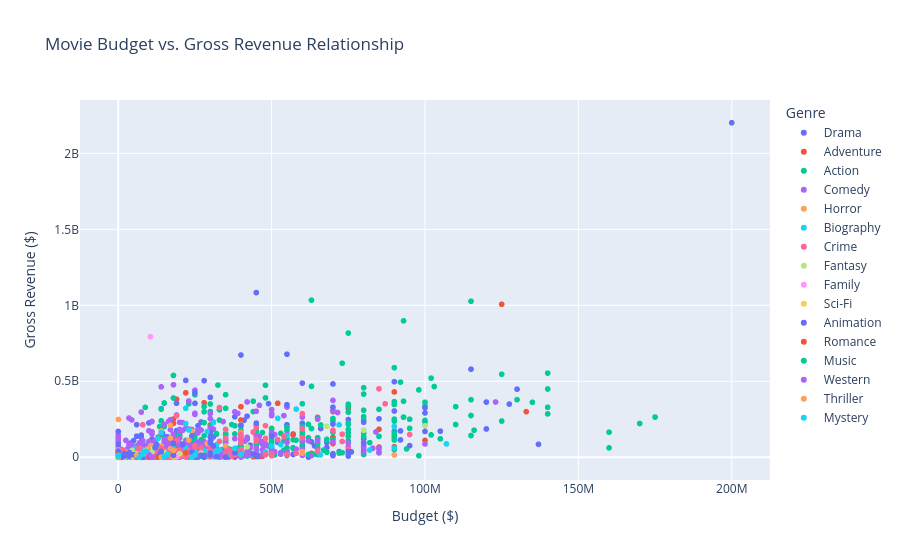

The cell this chart's notebook holds for it:
### Code cell
import plotly.express as px

# Create the scatter plot
fig4 = px.scatter(
    df,
    x='budget',
    y='gross',
    color='genre',       # Color the points by genre
    hover_name='name',   # Display the movie name when hovering over a point
    title='Movie Budget vs. Gross Revenue Relationship',
    labels={'budget': 'Budget ($)', 'gross': 'Gross Revenue ($)', 'genre': 'Genre'}
)

# Display the chart
fig4.show()

### Figure 1 — Plotly figure (JSON) as saved in the notebook; plotly's stock layout.template omitted (floating-point values rounded to 4 significant figures; data arrays with more than 128 entries replaced by an {"elided": "..."} marker saying what was removed)
{"data": [{"hovertemplate": "<b>%{hovertext}</b><br><br>Genre=Drama<br>Budget ($)=%{x}<br>Gross Revenue ($)=%{y}<extra></extra>", "hovertext": {"elided": "789 str values"}, "legendgroup": "Drama", "marker": {"color": "#636efa", "symbol": "circle"}, "mode": "markers", "name": "Drama", "showlegend": true, "type": "scattergl", "x": {"elided": "789 int values"}, "xaxis": "x", "y": {"elided": "789 float values"}, "yaxis": "y"}, {"hovertemplate": "<b>%{hovertext}</b><br><br>Genre=Adventure<br>Budget ($)=%{x}<br>Gross Revenue ($)=%{y}<extra></extra>", "hovertext": {"elided": "230 str values"}, "legendgroup": "Adventure", "marker": {"color": "#EF553B", "symbol": "circle"}, "mode": "markers", "name": "Adventure", "showlegend": true, "type": "scattergl", "x": {"elided": "230 int values"}, "xaxis": "x", "y": {"elided": "230 float values"}, "yaxis": "y"}, {"hovertemplate": "<b>%{hovertext}</b><br><br>Genre=Action<br>Budget ($)=%{x}<br>Gross Revenue ($)=%{y}<extra></extra>", "hovertext": {"elided": "773 str values"}, "legendgroup": "Action", "marker": {"color": "#00cc96", "symbol": "circle"}, "mode": "markers", "name": "Action", "showlegend": true, "type": "scattergl", "x": {"elided": "773 int values"}, "xaxis": "x", "y": {"elided": "773 float values"}, "yaxis": "y"}, {"hovertemplate": "<b>%{hovertext}</b><br><br>Genre=Comedy<br>Budget ($)=%{x}<br>Gross Revenue ($)=%{y}<extra></extra>", "hovertext": {"elided": "1348 str values"}, "legendgroup": "Comedy", "marker": {"color": "#ab63fa", "symbol": "circle"}, "mode": "markers", "name": "Comedy", "showlegend": true, "type": "scattergl", "x": {"elided": "1348 int values"}, "xaxis": "x", "y": {"elided": "1348 float values"}, "yaxis": "y"}, {"hovertemplate": "<b>%{hovertext}</b><br><br>Genre=Horror<br>Budget ($)=%{x}<br>Gross Revenue ($)=%{y}<extra></extra>", "hovertext": {"elided": "157 str values"}, "legendgroup": "Horror", "marker": {"color": "#FFA15A", "symbol": "circle"}, "mode": "markers", "name": "Horror", "showlegend": true, "type": "scattergl", "x": {"elided": "157 int values"}, "xaxis": "x", "y": {"elided": "157 float values"}, "yaxis": "y"}, {"hovertemplate": "<b>%{hovertext}</b><br><br>Genre=Biography<br>Budget ($)=%{x}<br>Gross Revenue ($)=%{y}<extra></extra>", "hovertext": {"elided": "173 str values"}, "legendgroup": "Biography", "marker": {"color": "#19d3f3", "symbol": "circle"}, "mode": "markers", "name": "Biography", "showlegend": true, "type": "scattergl", "x": {"elided": "173 int values"}, "xaxis": "x", "y": {"elided": "173 float values"}, "yaxis": "y"}, {"hovertemplate": "<b>%{hovertext}</b><br><br>Genre=Crime<br>Budget ($)=%{x}<br>Gross Revenue ($)=%{y}<extra></extra>", "hovertext": {"elided": "300 str values"}, "legendgroup": "Crime", "marker": {"color": "#FF6692", "symbol": "circle"}, "mode": "markers", "name": "Crime", "showlegend": true, "type": "scattergl", "x": {"elided": "300 int values"}, "xaxis": "x", "y": {"elided": "300 float values"}, "yaxis": "y"}, {"hovertemplate": "<b>%{hovertext}</b><br><br>Genre=Fantasy<br>Budget ($)=%{x}<br>Gross Revenue ($)=%{y}<extra></extra>", "hovertext": ["Xanadu", "Cat People", "Something Wicked This Way Comes", "Fright Night", "The Bride", "A Nightmare on Elm Street 3: Dream Warriors", "Creepshow 2", "The Gate", "Maid to Order", "Child's Play", "Pumpkinhead", "The Serpent and the Rainbow", "Lady in White", "Pet Sematary", "A Nightmare on Elm Street 5: The Dream Child", "I, Madman", "Gate 2: The Trespassers", "Freddy's Dead: The Final Nightmare", "Sleepwalkers", "Pet Sematary II", "Cronos", "New Nightmare", "The City of Lost Children", "Hideaway", "Thinner", "Wishmaster", "The Night Flier", "Dark City", "Sleepy Hollow", "The Haunting", "Vanilla Sky", "Thir13en Ghosts"], "legendgroup": "Fantasy", "marker": {"color": "#B6E880", "symbol": "circle"}, "mode": "markers", "name": "Fantasy", "showlegend": true, "type": "scattergl", "x": [20000000, 18000000, 19000000, 9000000, 13000000, 4500000, 3500000, 0, 3000000, 9000000, 3500000, 7000000, 4700000, 11500000, 6000000, 0, 6500000, 11000000, 15000000, 8000000, 2000000, 8000000, 18000000, 15000000, 8500000, 5000000, 1000000, 27000000, 100000000, 80000000, 68000000, 42000000], "xaxis": "x", "y": [22760000.0, 7000000.0, 8400000.0, 24920000.0, 3559000.0, 44790000.0, 14000000.0, 13540000.0, 9869000.0, 44200000.0, 4386000.0, 19600000.0, 1705000.0, 57470000.0, 22170000.0, NaN, 2033000.0, 34870000.0, 30520000.0, 17090000.0, 621400.0, 19720000.0, 1781000.0, 12200000.0, 15320000.0, 15740000.0, 125400.0, 27200000.0, 206100000.0, 177300000.0, 203400000.0, 68470000.0], "yaxis": "y"}, {"hovertemplate": "<b>%{hovertext}</b><br><br>Genre=Family<br>Budget ($)=%{x}<br>Gross Revenue ($)=%{y}<extra></extra>", "hovertext": ["The Watcher in the Woods", "E.T. the Extra-Terrestrial", "D.A.R.Y.L.", "One Magic Christmas", "Nutcracker", "The Nutcracker", "Miracle on 34th Street", "Lassie"], "legendgroup": "Family", "marker": {"color": "#FF97FF", "symbol": "circle"}, "mode": "markers", "name": "Family", "showlegend": true, "type": "scattergl", "x": [0, 10500000, 0, 0, 0, 19000000, 0, 0], "xaxis": "x", "y": [5000000.0, 792900000.0, 7841000.0, 13680000.0, 781700.0, 2120000.0, 46260000.0, 9980000.0], "yaxis": "y"}, {"hovertemplate": "<b>%{hovertext}</b><br><br>Genre=Sci-Fi<br>Budget ($)=%{x}<br>Gross Revenue ($)=%{y}<extra></extra>", "hovertext": ["Hangar 18", "Jekyll and Hyde... Together Again", "Kamikaze 89", "Brainstorm", "The Manhattan Project", "Hardware"], "legendgroup": "Sci-Fi", "marker": {"color": "#FECB52", "symbol": "circle"}, "mode": "markers", "name": "Sci-Fi", "showlegend": true, "type": "scattergl", "x": [11000000, 5000000, 0, 15000000, 18000000, 1500000], "xaxis": "x", "y": [NaN, 3792000.0, 22440.0, 10220000.0, 3900000.0, 5729000.0], "yaxis": "y"}, {"hovertemplate": "<b>%{hovertext}</b><br><br>Genre=Animation<br>Budget ($)=%{x}<br>Gross Revenue ($)=%{y}<extra></extra>", "hovertext": ["Bon Voyage, Charlie Brown (and Don't Come Back!!)", "The King and the Mockingbird", "The Fox and the Hound", "American Pop", "The Secret of NIMH", "The Last Unicorn", "Bugs Bunny's 3rd Movie: 1001 Rabbit Tales", "The Wizard of Oz", "Heidi's Song", "Fire and Ice", "Rock & Rule", "The Adventures of Pinocchio", "The Black Cauldron", "The Adventures of Mark Twain", "He-Man and She-Ra: The Secret of the Sword", "Starchaser: The Legend of Orin", "The Care Bears Movie", "Rainbow Brite and the Star Stealer", "Here Come the Littles", "An American Tail", "The Great Mouse Detective", "The Transformers: the Movie", "When the Wind Blows", "My Little Pony: The Movie", "Care Bears Movie II: A New Generation", "The Chipmunk Adventure", "Gandahar", "Who Framed Roger Rabbit", "Akira", "My Neighbor Totoro", "The Land Before Time", "Oliver & Company", "The Little Mermaid", "All Dogs Go to Heaven", "Little Nemo: Adventures in Slumberland", "Happily Ever After", "The Rescuers Down Under", "DuckTales the Movie: Treasure of the Lost Lamp", "Jetsons: The Movie", "Beauty and the Beast", "Only Yesterday", "An American Tail: Fievel Goes West", "Rock-A-Doodle", "The Princess and the Goblin", "Aladdin", "Cool World", "FernGully: The Last Rainforest", "Tom and Jerry: The Movie", "Bébé's Kids", "The Nightmare Before Christmas", "Batman: Mask of the Phantasm", "We're Back! A Dinosaur's Story", "Once Upon a Forest", "The Thief and the Cobbler", "The Lion King", "The Pagemaster", "Thumbelina", "The Swan Princess", "A Troll in Central Park", "Toy Story", "Pocahontas", "A Goofy Movie", "Ghost in the Shell", "Balto", "The Pebble and the Penguin", "Space Jam", "The Hunchback of Notre Dame", "James and the Giant Peach", "Beavis and Butt-Head Do America", "All Dogs Go to Heaven 2", "Hercules", "Princess Mononoke", "Anastasia", "Cats Don't Dance", "A Bug's Life", "Mulan", "The Prince of Egypt", "Antz", "Pokémon: The First Movie - Mewtwo Strikes Back", "Quest for Camelot", "The Rugrats Movie", "Spriggan", "Toy Story 2", "Tarzan", "The Iron Giant", "South Park: Bigger, Longer & Uncut", "Fantasia 2000", "Pokémon the Movie 2000", "Jin-Roh: The Wolf Brigade", "The King and I", "Chicken Run", "The Emperor's New Groove", "The Road to El Dorado", "Dinosaur", "Titan A.E.", "The Adventures of Rocky & Bullwinkle", "Vampire Hunter D: Bloodlust", "Rugrats in Paris", "The Tigger Movie", "Digimon: The Movie", "Monsters, Inc.", "Spirited Away", "Shrek", "Atlantis: The Lost Empire", "Osmosis Jones", "Monkeybone", "Waking Life", "Jimmy Neutron: Boy Genius", "Final Fantasy: The Spirits Within", "Millennium Actress"], "legendgroup": "Animation", "marker": {"color": "#636efa", "symbol": "circle"}, "mode": "markers", "name": "Animation", "showlegend": true, "type": "scattergl", "x": [0, 0, 12000000, 1500000, 7000000, 3500000, 0, 0, 0, 1200000, 8000000, 0, 44000000, 0, 2000000, 15000000, 2000000, 0, 0, 0, 14000000, 6000000, 0, 0, 0, 0, 0, 70000000, 0, 3700000, 12500000, 31000000, 40000000, 13800000, 35000000, 0, 30000000, 0, 0, 25000000, 0, 0, 18000000, 10000000, 28000000, 30000000, 24000000, 8000000, 0, 18000000, 6000000, 0, 13000000, 25000000, 45000000, 27000000, 28000000, 45000000, 0, 30000000, 55000000, 18000000, 0, 0, 28000000, 80000000, 100000000, 38000000, 12000000, 0, 85000000, 0, 50000000, 32000000, 120000000, 90000000, 70000000, 105000000, 30000000, 40000000, 24000000, 0, 90000000, 130000000, 70000000, 21000000, 80000000, 30000000, 0, 25000000, 45000000, 100000000, 95000000, 127500000, 75000000, 76000000, 0, 30000000, 30000000, 5000000, 115000000, 19000000, 60000000, 120000000, 70000000, 75000000, 0, 30000000, 137000000, 0], "xaxis": "x", "y": [2013000.0, 167500.0, 63460000.0, NaN, 14670000.0, 6455000.0, 78350.0, NaN, 5124000.0, 760900.0, 30380.0, NaN, 21290000.0, 849900.0, 7661000.0, 3361000.0, 22930000.0, 4890000.0, 6565000.0, 84540000.0, 38630000.0, 5861000.0, 5274.0, 5958000.0, 8540000.0, 6804000.0, 370700.0, 329800000.0, 2562000.0, 30550000.0, 84460000.0, 74150000.0, 211300000.0, 27100000.0, 1368000.0, 3299000.0, 27930000.0, 18120000.0, 20310000.0, 425000000.0, 545800.0, 40770000.0, 11660000.0, 2105000.0, 504100000.0, 14110000.0, 32710000.0, 3560000.0, 8442000.0, 91490000.0, 5635000.0, 9317000.0, 6582000.0, 669300.0, 1084000000.0, 13670000.0, 11370000.0, 9772000.0, 71370.0, 394400000.0, 346100000.0, 35350000.0, 516500.0, 11350000.0, 3984000.0, 230400000.0, 325300000.0, 28950000.0, 63120000.0, 8621000.0, 252700000.0, 169800000.0, 139800000.0, 3567000.0, 363300000.0, 304300000.0, 218600000.0, 171800000.0, 163600000.0, 22510000.0, 140900000.0, 25820.0, 497400000.0, 448200000.0, 23180000.0, 83140000.0, 90870000.0, 133900000.0, 94590.0, 11990000.0, 224800000.0, 169700000.0, 76430000.0, 349800000.0, 36750000.0, 35130000.0, 151100.0, 103300000.0, 96160000.0, 16640000.0, 579700000.0, 355500000.0, 487900000.0, 186100000.0, 14030000.0, 7622000.0, 3177000.0, 103000000.0, 85130000.0, 262900.0], "yaxis": "y"}, {"hovertemplate": "<b>%{hovertext}</b><br><br>Genre=Romance<br>Budget ($)=%{x}<br>Gross Revenue ($)=%{y}<extra></extra>", "hovertext": ["Eye of the Needle", "Starman", "Love Crimes", "The Piano Player", "The House of Mirth", "Love's Labour's Lost"], "legendgroup": "Romance", "marker": {"color": "#EF553B", "symbol": "circle"}, "mode": "markers", "name": "Romance", "showlegend": true, "type": "scattergl", "x": [0, 22000000, 0, 0, 10000000, 13000000], "xaxis": "x", "y": [17580000.0, 28740000.0, 2288000.0, 646500.0, 5164000.0, 299800.0], "yaxis": "y"}, {"hovertemplate": "<b>%{hovertext}</b><br><br>Genre=Music<br>Budget ($)=%{x}<br>Gross Revenue ($)=%{y}<extra></extra>", "hovertext": ["Diva"], "legendgroup": "Music", "marker": {"color": "#00cc96", "symbol": "circle"}, "mode": "markers", "name": "Music", "showlegend": true, "type": "scattergl", "x": [0], "xaxis": "x", "y": [110000.0], "yaxis": "y"}, {"hovertemplate": "<b>%{hovertext}</b><br><br>Genre=Western<br>Budget ($)=%{x}<br>Gross Revenue ($)=%{y}<extra></extra>", "hovertext": ["Comin' at Ya!", "Barbarosa", "Posse"], "legendgroup": "Western", "marker": {"color": "#ab63fa", "symbol": "circle"}, "mode": "markers", "name": "Western", "showlegend": true, "type": "scattergl", "x": [0, 11000000, 10000000], "xaxis": "x", "y": [12000000.0, 1736000.0, 18290000.0], "yaxis": "y"}, {"hovertemplate": "<b>%{hovertext}</b><br><br>Genre=Thriller<br>Budget ($)=%{x}<br>Gross Revenue ($)=%{y}<extra></extra>", "hovertext": ["The Seduction", "The Lords of Discipline", "Cross Country", "Subway", "Defense of the Realm", "Lune de miel", "The Whistle Blower", "The Fourth Protocol", "The House on Carroll Street", "Party Line", "Pacific Heights"], "legendgroup": "Thriller", "marker": {"color": "#FFA15A", "symbol": "circle"}, "mode": "markers", "name": "Thriller", "showlegend": true, "type": "scattergl", "x": [0, 0, 2500000, 0, 0, 0, 0, 6000000, 14000000, 0, 18000000], "xaxis": "x", "y": [11380000.0, 11790000.0, NaN, 390700.0, 750000.0, NaN, 1500000.0, 12420000.0, 459800.0, NaN, 44930000.0], "yaxis": "y"}, {"hovertemplate": "<b>%{hovertext}</b><br><br>Genre=Mystery<br>Budget ($)=%{x}<br>Gross Revenue ($)=%{y}<extra></extra>", "hovertext": ["D.O.A.", "Presumed Innocent", "Mortal Thoughts", "Liebestraum", "Defenseless", "Ruby Cairo", "Color of Night", "12 Monkeys", "The Arrival", "Lost Highway", "The Ninth Gate", "The Thirteenth Floor", "Memento"], "legendgroup": "Mystery", "marker": {"color": "#19d3f3", "symbol": "circle"}, "mode": "markers", "name": "Mystery", "showlegend": true, "type": "scattergl", "x": [0, 22000000, 8000000, 6900000, 0, 24000000, 40000000, 29000001, 25000000, 15000000, 38000000, 16000000, 9000000], "xaxis": "x", "y": [12710000.0, 221300000.0, 18780000.0, 133600.0, 6413000.0, 608900.0, 19730000.0, 168800000.0, 14060000.0, 3704000.0, 58400000.0, 18560000.0, 40050000.0], "yaxis": "y"}], "layout": {"legend": {"title": {"text": "Genre"}, "tracegroupgap": 0}, "title": {"text": "Movie Budget vs. Gross Revenue Relationship"}, "xaxis": {"anchor": "y", "domain": [0, 1], "title": {"text": "Budget ($)"}}, "yaxis": {"anchor": "x", "domain": [0, 1], "title": {"text": "Gross Revenue ($)"}}}}
